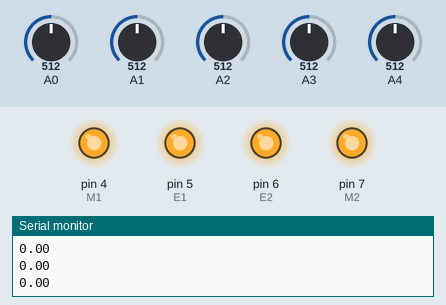
Simulated run of this sketch. Board: Arduino Uno, built with avr-gcc and run on an emulated ATmega328P. On the bench: output pins drawn as LEDs (lit = HIGH), the last lines printed to the serial monitor. The test bench sets the inputs (shaded band); at power-on: A0 = 512, A1 = 512, A2 = 512, A3 = 512, A4 = 512.

Above: at 11.2 s.
11.3 s: A0 set to 529
At 12.5 s:
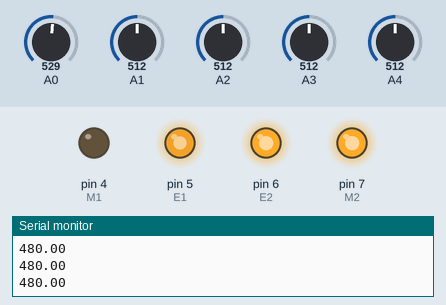
12.8 s: A1 set to 529
At 14.0 s:
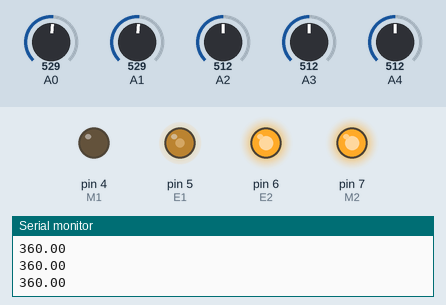
14.3 s: A1 set to 500
At 15.0 s:
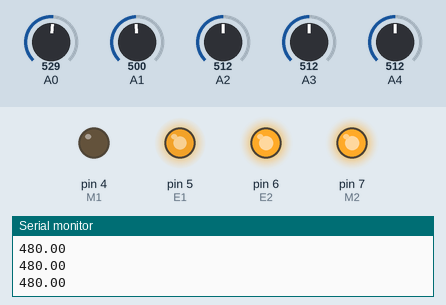
15.8 s: A1 set to 520
At 16.1 s:
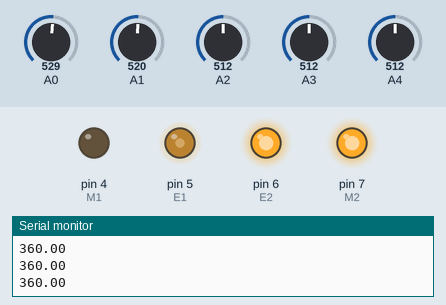
17.3 s: A0 set to 500
At 18.5 s:
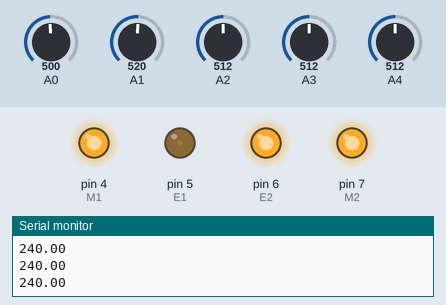
18.8 s: A2 set to 530
At 19.7 s:
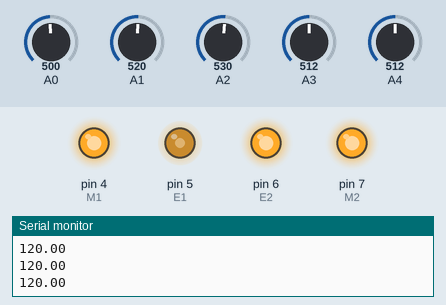
Timing chart, 0 to 21.3 s (numbered marks = the images above; inputs shaded):
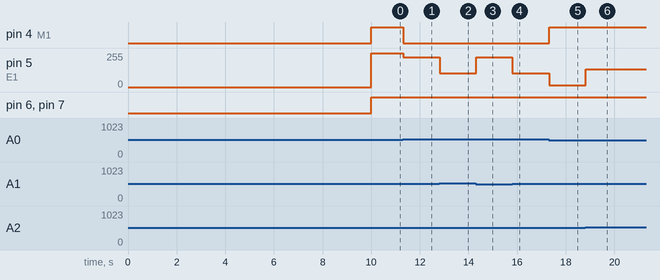

The sketch:

line_following_code_step_2.ino
```cpp
int sensorValue[5] = {0, 0, 0, 0, 0};         // the sensor value
int sensorMin[5] = {1023, 1023, 1023, 1023, 1023};        // minimum sensor value
int sensorMax[5] = {0, 0, 0, 0, 0};           // maximum sensor value
boolean sensor_state[5] = {0, 0, 0, 0, 0};
byte Map = 0;
double input, output, P;
int E1 = 5;
int M1 = 4;
int E2 = 6;
int M2 = 7;


void setup()
{
	P = 120.0;
	Serial.begin(9600);
	pinMode(M1, OUTPUT);
	pinMode(M2, OUTPUT);
	while (millis() < 10000)
	{
		for (int i = 0; i<=4; i++)
		{
			sensorValue[i] = analogRead(i);
			if (sensorValue[i] > sensorMax[i])		sensorMax[i] = sensorValue[i];
			if (sensorValue[i] < sensorMin[i])		sensorMin[i] = sensorValue[i];
		}
	}
}
	void loop()
	{
		Map = 0;
		for (int i = 0; i <= 4; i++)
		{
			if (analogRead(i) < (sensorMin[i] + (sensorMax[i]-sensorMin[i])/3))
			sensor_state[i] = 0;
			if (analogRead(i) > (sensorMin[i] + (sensorMax[i]-sensorMin[i])*2/3))
			sensor_state[i] = 1;
			Map = Map | sensor_state[i];
			Map = Map << 1;
		}


		//  change the sensorMap to input
		switch (Map)
		{
		case B100000:
			input = -4;
			break;
		case B110000:
			input = -3;
			break;
		case B010000:
			input = -2;
			break;
		case B011000:
			input = -1;
			break;
		case B001000:
			input = 0;
			break;
		case B001100:
			input = 1;
			break;
		case B000100:
			input = 2;
			break;
		case B000110:
			input = 3;
			break;
		case B000010:
			input = 4;
			break;
		}

		output = -P*input;
		output = constrain(output, -510, 510);
		Serial.println(output);

		if (output > -255 && output <0)
		{
			digitalWrite(M1,HIGH);
			digitalWrite(M2, HIGH);
			analogWrite(E1, 255);
			analogWrite(E2, 255 - abs(output));
		}
		else if(output >= 0 && output < 255)
		{
			digitalWrite(M1,HIGH);
			digitalWrite(M2, HIGH);
			analogWrite(E1, 255 - abs(output));
			analogWrite(E2, 255);
		}
		else if(output >= 255 && output <= 510)
		{
			digitalWrite(M1,LOW);   //反轉
			digitalWrite(M2, HIGH);
			analogWrite(E1, abs(output) - 255);
			analogWrite(E2, 255);
		}
		else if(output >= -510 && output <= -255)
		{
			digitalWrite(M1,HIGH);
			digitalWrite(M2, LOW);     //反轉
			analogWrite(E1, 255);
			analogWrite(E2, abs(output) - 255);
		}

	}
```

Measured:
- the behaviour switches between 512 and 513 on A0 (found by bisection; images 0 and 1)
- the behaviour switches between 512 and 513 on A1 (found by bisection; images 1 and 2)
- the behaviour switches between 512 and 513 on A2 (found by bisection; images 5 and 6)
- after the input at 11.3 s, pin 4 (M1): HIGH → LOW at once; pin 5 (E1): 255/255 → 225/255 at once
- after the input at 12.8 s, pin 5 (E1): 225/255 → 105/255 at once
- after the input at 14.3 s, pin 5 (E1): 105/255 → 225/255 at once
- after the input at 15.8 s, pin 5 (E1): 225/255 → 105/255 at once
- after the input at 17.3 s, pin 4 (M1): LOW → HIGH at once; pin 5 (E1): 105/255 → 15/255 at once
- after the input at 18.8 s, pin 5 (E1): 15/255 → 135/255 at once
